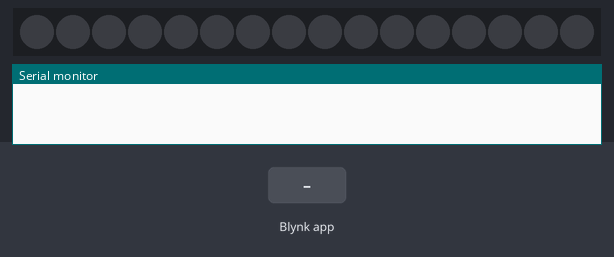
Recording of a sketch running on a simulated ESP8266 (NodeMCU). Shown: 16 RGB LEDs in strip order, left to right, the last lines printed to the serial monitor. Inputs (shaded band) come from the test bench. Dim RGB values are drawn brighter than linear; WiFi joins after 1.5 s; servers stay silent unless stated.

Above: at 3.0 s.
3.1 s: Blynk app writes 1 to V2
At 3.4 s:
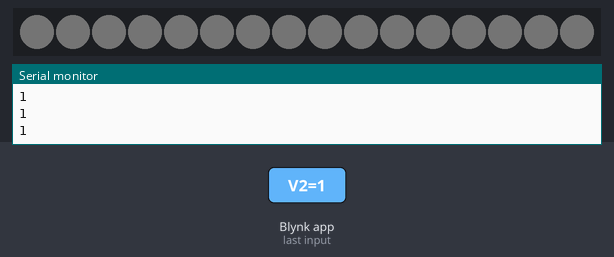
4.6 s: Blynk app writes 0 to V4
At 5.7 s:
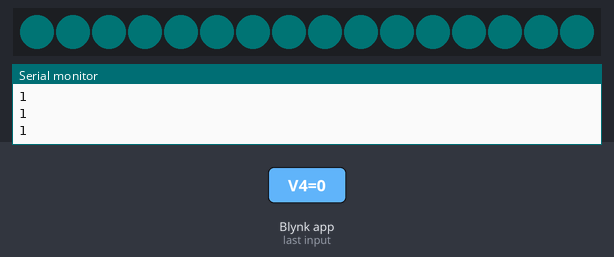
6.1 s: Blynk app writes 200 to V4
At 6.9 s:
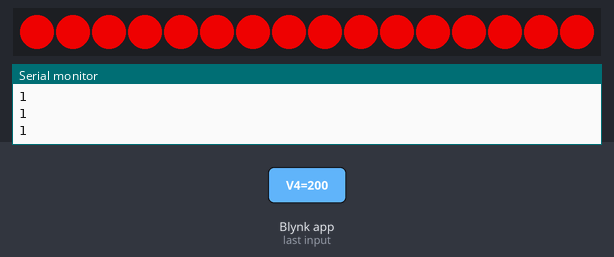
7.6 s: Blynk app writes 200 to V5
At 8.0 s:
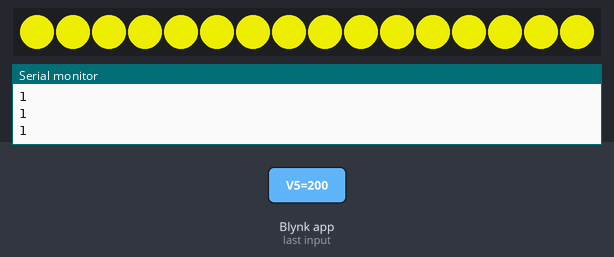
9.1 s: Blynk app writes 1 to V4
At 10.3 s:
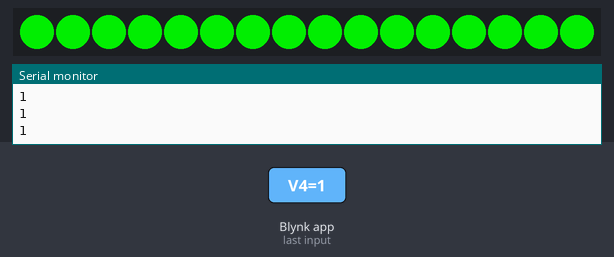
10.6 s: Blynk app writes 0 to V5
At 11.5 s:
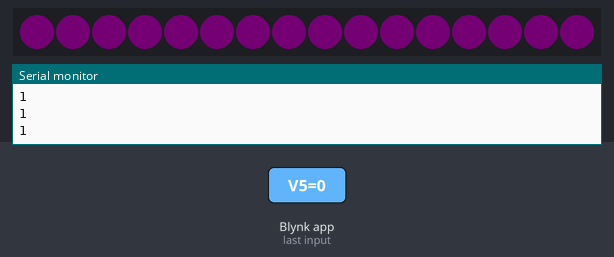
Timing chart, 0 to 13.1 s (numbered marks = the images above; inputs shaded):
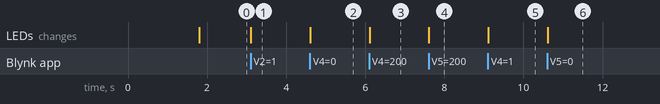

Measured:
- after the input at 3.1 s, the LEDs: change at once (image 1)
- after the input at 4.6 s, the LEDs: change at once (image 2)
- after the input at 6.1 s, the LEDs: change at once (image 3)
- after the input at 7.6 s, the LEDs: change at once (image 4)
- after the input at 9.1 s, the LEDs: change at once (image 5)
- after the input at 10.6 s, the LEDs: change at once (image 6)

The sketch:

Aro_Blynk_Sliders2.ino
```cpp
#include <Adafruit_NeoPixel.h>
#include <SPI.h>
#include <BlynkSimpleEsp8266.h>
#include <ESP8266WiFi.h>

#define PIN D2
#define NUMPIXELS 16
#define BLYNK_PRINT Serial
Adafruit_NeoPixel pixels = Adafruit_NeoPixel(NUMPIXELS, PIN, NEO_GRB + NEO_KHZ800);

char auth[] = "Código Blynk";
char ssid[] = "Red Wi-Fi";
char pwd[] = "Password";

int ValorR = 0;
int ValorG = 0;
int ValorB = 0;

void setup()
{
  Serial.begin(9600);
  Blynk.begin(auth, ssid, pwd);
  pixels.begin();
  pixels.clear();
}

BLYNK_WRITE(V2)
{
  ValorR = param[0].asInt();
  ValorG = param[1].asInt();
  ValorB = param[2].asInt();

  Serial.println(ValorR);
  Serial.println(ValorG);
  Serial.println(ValorB);

  Blynk.virtualWrite(V4,ValorR);
  Blynk.virtualWrite(V5,ValorG);
  Blynk.virtualWrite(V6,ValorB);

  for(int i=0;i<NUMPIXELS;i++)
  {
    pixels.setPixelColor(i, pixels.Color(ValorR,ValorG,ValorB));
    pixels.show();
  }
}

BLYNK_WRITE(V4)
{
  ValorR = param.asInt();
  for(int i=0;i<NUMPIXELS;i++)
  {
    pixels.setPixelColor(i, pixels.Color(ValorR,ValorG,ValorB));
    pixels.show();
  }
}

BLYNK_WRITE(V5)
{
  ValorG = param.asInt();
  for(int i=0;i<NUMPIXELS;i++)
  {
    pixels.setPixelColor(i, pixels.Color(ValorR,ValorG,ValorB));
    pixels.show();
  }

}

BLYNK_WRITE(V6)
{
  ValorB = param.asInt();
  for(int i=0;i<NUMPIXELS;i++)
  {
    pixels.setPixelColor(i, pixels.Color(ValorR,ValorG,ValorB));
    pixels.show();
  }
}

void loop()
{
  Blynk.run();
}
```
